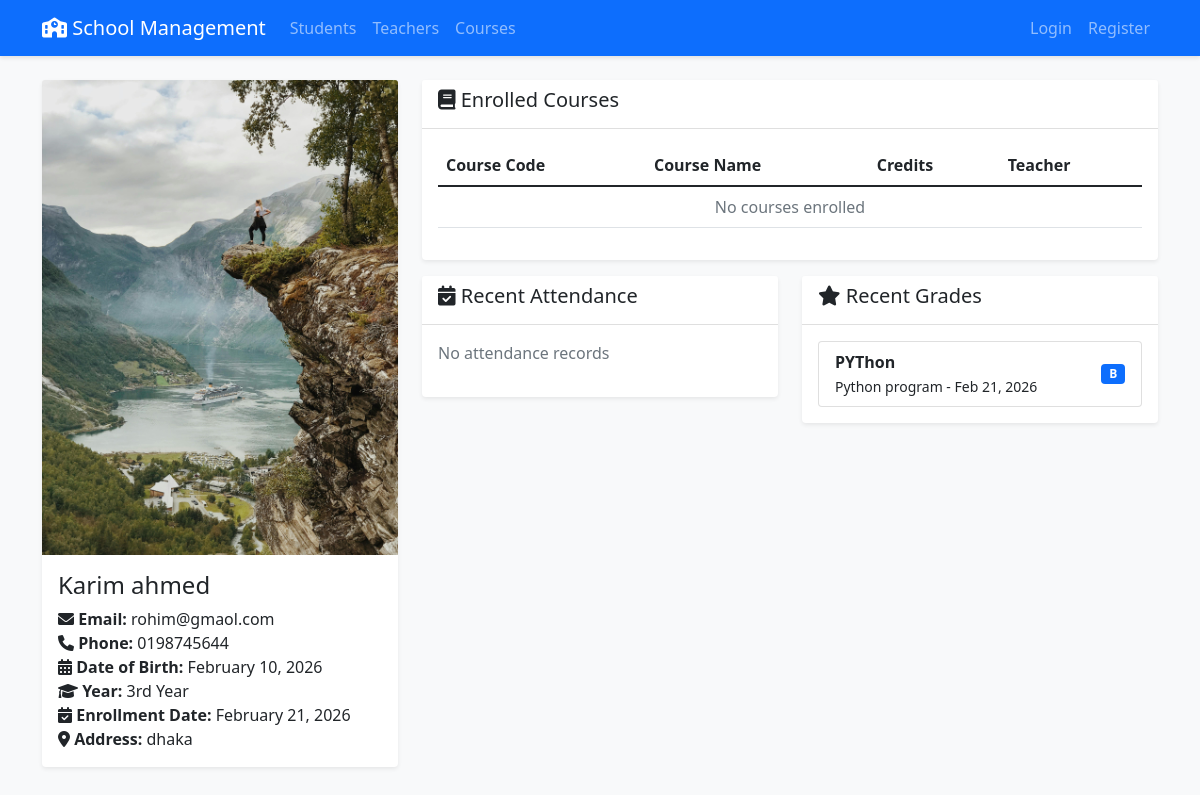
The page /students/3/ on the database its author committed.
### school/models.py (models this page shows, shortened)
class Student(models.Model):
    YEAR_CHOICES = [
        ('1', '1st Year'),
        ('2', '2nd Year'),
        ('3', '3rd Year'),
        ('4', '4th Year'),
    ]
    user = models.OneToOneField(User, on_delete=models.CASCADE, null=True, blank=True)
    first_name = models.CharField(max_length=50)
    last_name = models.CharField(max_length=50)
    email = models.EmailField(unique=True)
    phone = models.CharField(max_length=15)
    address = models.TextField()
    date_of_birth = models.DateField()
    enrollment_date = models.DateField(auto_now_add=True)
    year = models.CharField(max_length=1, choices=YEAR_CHOICES, default='1')
    courses = models.ManyToManyField(Course, related_name='students', blank=True)
    photo = models.ImageField(upload_to='students/', null=True, blank=True)

class Grade(models.Model):
    GRADE_CHOICES = [
        ('A', 'A'),
        ('B', 'B'),
        ('C', 'C'),
        ('D', 'D'),
        ('F', 'F'),
    ]
    student = models.ForeignKey(Student, on_delete=models.CASCADE, related_name='grades')
    course = models.ForeignKey(Course, on_delete=models.CASCADE, related_name='grades')
    assignment_name = models.CharField(max_length=100)
    grade = models.CharField(max_length=1, choices=GRADE_CHOICES)
    date = models.DateField(auto_now_add=True)

class Course(models.Model):
    name = models.CharField(max_length=100)
    code = models.CharField(max_length=10, unique=True)
    description = models.TextField()
    credits = models.IntegerField()
    teacher = models.ForeignKey(Teacher, on_delete=models.SET_NULL, null=True, related_name='courses')

### school/views.py (the view)
# urls.py: path('students/<int:pk>/', views.student_detail, name='student-detail'),
def student_detail(request, pk):
    student = get_object_or_404(Student, pk=pk)
    attendances = Attendance.objects.filter(student=student).order_by('-date')[:10]
    grades = Grade.objects.filter(student=student).order_by('-date')[:10]
    return render(request, 'school/student_detail.html', {
        'student': student,
        'attendances': attendances,
        'grades': grades
    })

### school/templates/school/student_detail.html (shortened to what this page needs)
{% extends 'school/base.html' %}
{% block content %}
<div class="row">
    <div class="col-md-4">
        <div class="card">
            {% if student.photo %}
            <img src="{{ student.photo.url }}" class="card-img-top" alt="{{ student.first_name }}">
            {% else %}
            <div class="text-center p-5">
                <i class="fas fa-user-graduate fa-6x text-secondary"></i>
            </div>
            {% endif %}
            <div class="card-body">
                <h4 class="card-title">{{ student.first_name }} {{ student.last_name }}</h4>
                <p class="card-text">
                    <strong><i class="fas fa-envelope"></i> Email:</strong> {{ student.email }}<br>
                    <strong><i class="fas fa-phone"></i> Phone:</strong> {{ student.phone }}<br>
                    <strong><i class="fas fa-calendar-alt"></i> Date of Birth:</strong> {{ student.date_of_birth|date:"F d, Y" }}<br>
                    <strong><i class="fas fa-graduation-cap"></i> Year:</strong> {{ student.get_year_display }}<br>
                    <strong><i class="fas fa-calendar-check"></i> Enrollment Date:</strong> {{ student.enrollment_date|date:"F d, Y" }}<br>
                    <strong><i class="fas fa-map-marker-alt"></i> Address:</strong> {{ student.address }}
                </p>
            </div>
        </div>
    </div>
    <div class="col-md-8">
        <div class="card mb-3">
            <div class="card-header">
                <h5><i class="fas fa-book"></i> Enrolled Courses</h5>
            </div>
            <div class="card-body">
                <div class="table-responsive">
                    <table class="table table-hover">
                        <thead>
                            <tr>
                                <th>Course Code</th>
                                <th>Course Name</th>
                                <th>Credits</th>
                                <th>Teacher</th>
                            </tr>
                        </thead>
                        <tbody>
                            {% for course in student.courses.all %}
                            <tr>
                                <td>{{ course.code }}</td>
                                <td><a href="{% url 'course-detail' course.id %}">{{ course.name }}</a></td>
                                <td>{{ course.credits }}</td>
                                <td>{{ course.teacher }}</td>
                            </tr>
                            {% empty %}
                            <tr>
                                <td colspan="4" class="text-center text-muted">No courses enrolled</td>
                            </tr>
                            {% endfor %}
                        </tbody>
                    </table>
                </div>
            </div>
        </div>
        <div class="row">
            <div class="col-md-6">
                <div class="card mb-3">
                    <div class="card-header">
                        <h5><i class="fas fa-calendar-check"></i> Recent Attendance</h5>
                    </div>
                    <div class="card-body">
                        <div class="list-group">
                            {% for attendance in attendances %}
                            <div class="list-group-item d-flex justify-content-between align-items-center">
                                <div>
                                    <strong>{{ attendance.course.name }}</strong><br>
                                    <small>{{ attendance.date|date:"M d, Y" }}</small>
                                </div>
                                {% if attendance.is_present %}
                                <span class="badge bg-success">Present</span>
                                {% else %}
                                <span class="badge bg-danger">Absent</span>
                                {% endif %}
                            </div>
                            {% empty %}
                            <p class="text-muted">No attendance records</p>
                            {% endfor %}
                        </div>
                    </div>
                </div>
            </div>
            <div class="col-md-6">
                <div class="card mb-3">
                    <div class="card-header">
                        <h5><i class="fas fa-star"></i> Recent Grades</h5>
                    </div>
                    <div class="card-body">
                        <div class="list-group">
                            {% for grade in grades %}
                            <div class="list-group-item d-flex justify-content-between align-items-center">
                                <div>
                                    <strong>{{ grade.course.name }}</strong><br>
                                    <small>{{ grade.assignment_name }} - {{ grade.date|date:"M d, Y" }}</small>
                                </div>
                                <span class="badge bg-primary">{{ grade.grade }}</span>
                            </div>
                            {% empty %}
                            <p class="text-muted">No grades recorded</p>
                            {% endfor %}
                        </div>
                    </div>
                </div>
            </div>
        </div>
    </div>
</div>
{% endblock %}

### static/css/style.css (style rules this page uses)
body { background-color: #f8f9fa; }
.card { box-shadow: 0 0.125rem 0.25rem rgba(0,0,0,.075); border: none; margin-bottom: 1.5rem; }
.card-header { background-color: #fff; border-bottom: 1px solid rgba(0,0,0,.125); }
.table { background-color: #fff; border-radius: 0.25rem; }

### rows shown on the page
Student: photo (picture), first_name "Karim", last_name "ahmed", email "rohim@gmaol.com", phone "0198745644", date_of_birth "February 10, 2026", year "3rd Year", enrollment_date "February 21, 2026", address "dhaka"
Grade: course.name "PYThon", assignment_name "Python program", date "Feb 21, 2026", grade "B"
